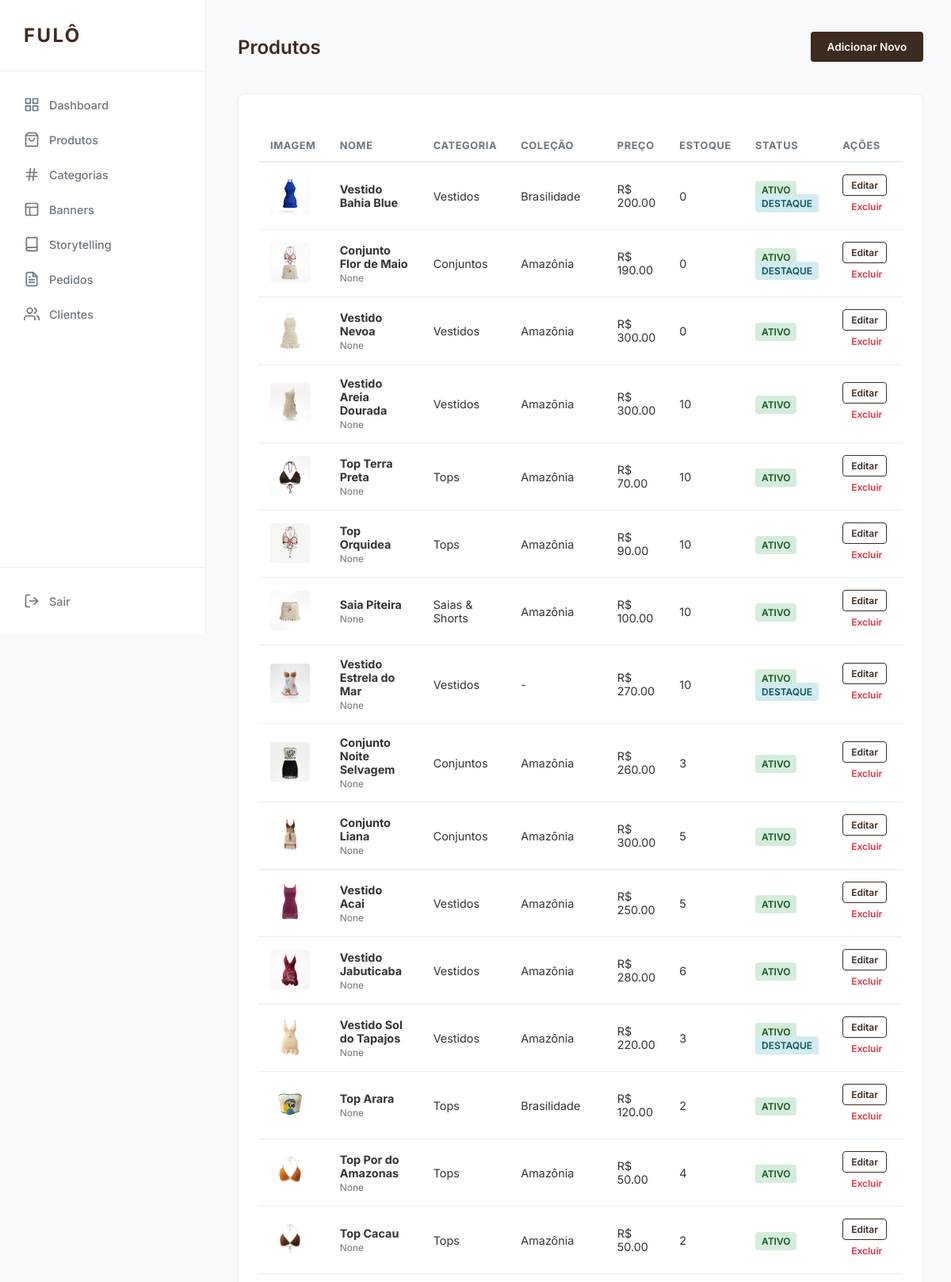
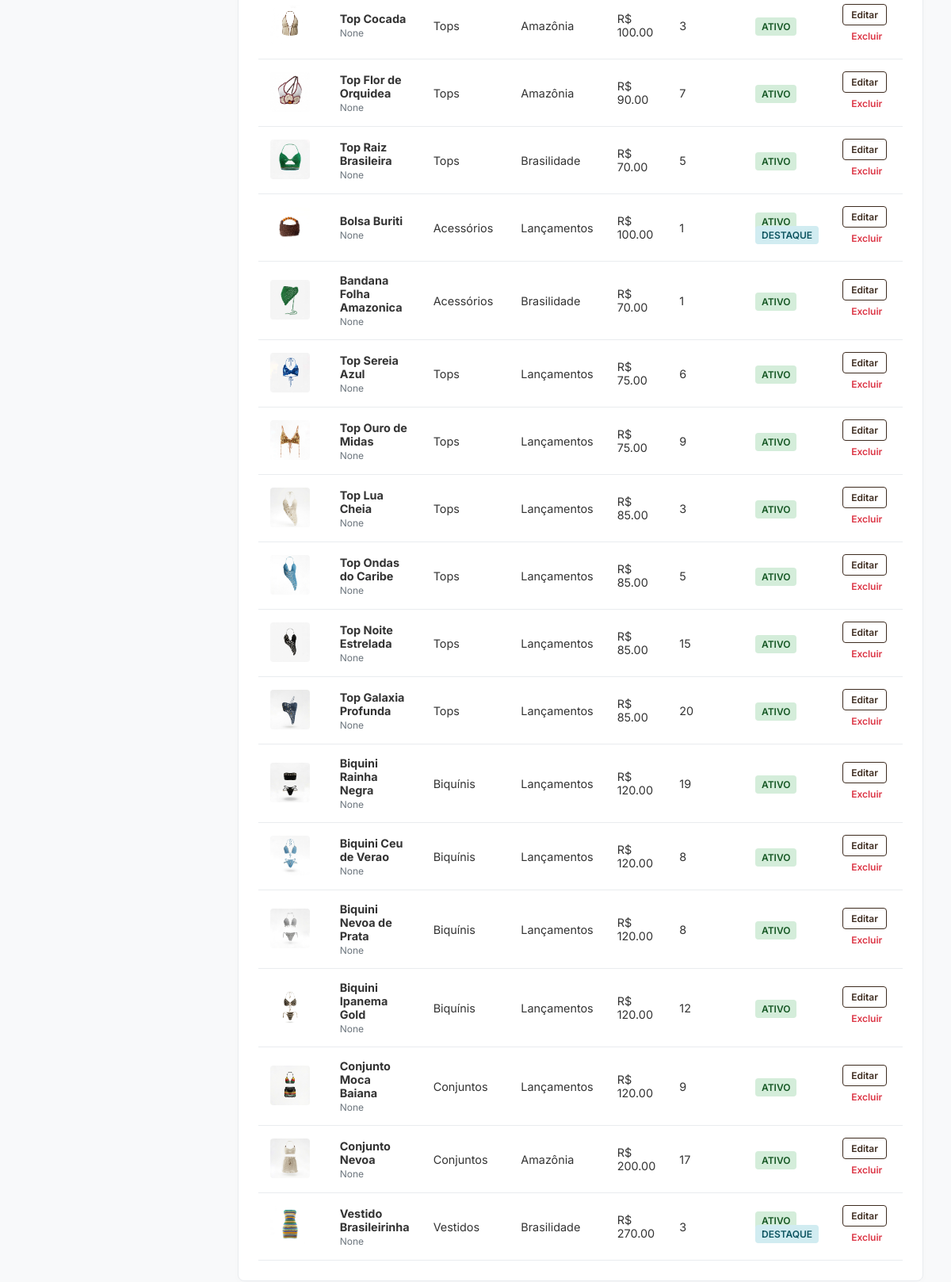
/admin/products (signed in), run on the app's committed database (2 pictures, top to bottom).
### app/models/product.py (models this page shows, shortened)
class Product(db.Model, TimestampMixin):
    __tablename__ = 'products'
    id = db.Column(db.Integer, primary_key=True)
    name = db.Column(db.String(150), nullable=False)
    subtitle = db.Column(db.String(255))
    description = db.Column(db.Text)
    price = db.Column(db.Numeric(10, 2), nullable=False)
    discount_price = db.Column(db.Numeric(10, 2))
    image_url = db.Column(db.String(255)) # Main image
    image_url_2 = db.Column(db.String(255)) # Hover image
    image_url_3 = db.Column(db.String(255))
    image_url_4 = db.Column(db.String(255))
    category_id = db.Column(db.Integer, db.ForeignKey('categories.id'))
    collection = db.Column(db.String(100)) # e.g., 'Brasilidade', 'Lançamentos'
    stock = db.Column(db.Integer, default=0)
    sizes = db.Column(db.String(100))
    is_active = db.Column(db.Boolean, default=True)
    is_featured = db.Column(db.Boolean, default=False)
    is_accompanied = db.Column(db.Boolean, default=False)
    technical_details = db.Column(db.Text) # JSON or markdown string
    shipping_and_returns = db.Column(db.Text)
    cart_items = db.relationship('CartItem', backref='product', lazy=True)
    order_items = db.relationship('OrderItem', backref='product', lazy=True)
    favorited_by = db.relationship('Favorite', backref='product', lazy=True)
    @property
    def category_name(self):
        return self.category_rel.name if self.category_rel else "Sem Categoria"

class Category(db.Model, TimestampMixin):
    __tablename__ = 'categories'
    id = db.Column(db.Integer, primary_key=True)
    name = db.Column(db.String(50), nullable=False, unique=True)
    slug = db.Column(db.String(60), unique=True)
    description = db.Column(db.Text)
    products = db.relationship('Product', backref='category_rel', lazy=True)

### app/routes/admin.py (the view)
@admin_bp.route('/products')
@login_required
@admin_required
def products():
    all_products = Product.query.all()
    return render_template('admin/products/index.html', products=all_products)

### app/routes/admin.py (called while the page is built)
def admin_required(f):
    @wraps(f)
    def decorated_function(*args, **kwargs):
        if not current_user.is_authenticated or not current_user.is_admin:
            flash('Acesso restrito a administradores.', 'danger')
            return redirect(url_for('auth.login'))
        return f(*args, **kwargs)
    return decorated_function

### app/services/cart_service.py (called while the page is built, shortened)
    @staticmethod
    def get_cart_data(user=None):
        items_data = []
        total = 0
        if user and user.is_authenticated:
            cart = Cart.query.filter_by(user_id=user.id).first()
            if cart:
                for item in cart.items:
                    product = item.product
                    subtotal = product.price * item.quantity
                    items_data.append({
                        'product_id': product.id,
                        'name': product.name,
                        'price': float(product.price),
                        'quantity': item.quantity,
                        'image_url': product.image_url,
                        'subtotal': float(subtotal)
                    })
                    total += subtotal
        return items_data, float(total)

### templates/admin/products/index.html (shortened to what this page needs)
{% extends "admin/base_admin.html" %}
{% block content %}
<div class="header-actions">
    <h2>Produtos</h2>
    <a href="{{ url_for('admin.product_add') }}" class="btn btn-primary">Adicionar Novo</a>
</div>
<div class="card">
    <table>
        <thead>
            <tr>
                <th>Imagem</th>
                <th>Nome</th>
                <th>Categoria</th>
                <th>Coleção</th>
                <th>Preço</th>
                <th>Estoque</th>
                <th>Status</th>
                <th>Ações</th>
            </tr>
        </thead>
        <tbody>
            {% for product in products %}
            <tr>
                <td>
                    <img src="{{ product.image_url }}" alt="" style="width: 50px; height: 50px; object-fit: cover; border-radius: 4px;">
                </td>
                <td>
                    <strong>{{ product.name }}</strong><br>
                    <small style="color: var(--muted);">{{ product.subtitle or '' }}</small>
                </td>
                <td>{{ product.category_name }}</td>
                <td>{{ product.collection or '-' }}</td>
                <td>R$ {{ "%.2f"|format(product.price) }}</td>
                <td>{{ product.stock }}</td>
                <td>
                    {% if product.is_active %}
                    <span class="badge badge-success">Ativo</span>
                    {% else %}
                    <span class="badge">Inativo</span>
                    {% endif %}
                    {% if product.is_featured %}
                    <span class="badge badge-info">Destaque</span>
                    {% endif %}
                </td>
                <td>
                    <a href="{{ url_for('admin.product_edit', id=product.id) }}" class="btn btn-outline" style="padding: 5px 10px; font-size: 0.75rem;">Editar</a>
                    <a href="{{ url_for('admin.product_delete', id=product.id) }}" class="btn btn-danger" onclick="return confirm('Tem certeza?')" style="padding: 5px 10px; font-size: 0.75rem;">Excluir</a>
                </td>
            </tr>
            {% endfor %}
        </tbody>
    </table>
</div>
{% endblock %}

### templates/admin/base_admin.html (style rules this page uses)
:root { --primary: #3d2b1f; --bg: #f8f9fa; --sidebar: #ffffff; --text: #333333; --muted: #6c757d; --border: #e9ecef; --white: #ffffff; --success: #28a745; --danger: #dc3545; --info: #17a2b8; }
* { margin: 0; padding: 0; box-sizing: border-box; }
body { font-family: 'Inter', sans-serif; background: var(--bg); color: var(--text); display: flex; min-height: 100vh; }
.header-actions { display: flex; justify-content: space-between; align-items: center; margin-bottom: 40px; }
h2 { font-weight: 600; color: var(--primary); }
.card { background: var(--white); border-radius: 8px; padding: 25px; box-shadow: 0 2px 10px rgba(0,0,0,0.02); border: 1px solid var(--border); margin-bottom: 30px; }
table { width: 100%; border-collapse: collapse; margin-top: 20px; }
th { text-align: left; padding: 12px 15px; border-bottom: 2px solid var(--border); color: var(--muted); font-size: 0.8rem; text-transform: uppercase; letter-spacing: 0.05em; }
td { padding: 15px; border-bottom: 1px solid var(--border); font-size: 0.9rem; }
.btn { display: inline-block; padding: 10px 20px; border-radius: 4px; text-decoration: none; font-size: 0.85rem; font-weight: 600; cursor: pointer; border: 1px solid transparent; transition: all 0.2s; }
.btn-primary { background: var(--primary); color: #fff; }
.btn-outline { border-color: var(--primary); color: var(--primary); }
.btn-danger { color: var(--danger); }
.badge { padding: 4px 8px; border-radius: 4px; font-size: 0.75rem; font-weight: 600; text-transform: uppercase; }
.badge-success { background: #d4edda; color: #155724; }
.badge-info { background: #d1ecf1; color: #0c5460; }

### data on the page
Product: image_url (picture), name "Vestido Bahia Blue", category_name "Vestidos", collection "Brasilidade", price "200.00", stock "0", is_active "ATIVO", is_featured "DESTAQUE"
Product: image_url (picture), name "Conjunto Flor de Maio", subtitle "None", category_name "Conjuntos", collection "Amazônia", price "190.00", stock "0", is_active "ATIVO", is_featured "DESTAQUE"
Product: image_url (picture), name "Vestido Nevoa", subtitle "None", category_name "Vestidos", collection "Amazônia", price "300.00", stock "0", is_active "ATIVO"
Product: image_url (picture), name "Vestido Areia Dourada", subtitle "None", category_name "Vestidos", collection "Amazônia", price "300.00", stock "10", is_active "ATIVO"
Product: image_url (picture), name "Top Terra Preta", subtitle "None", category_name "Tops", collection "Amazônia", price "70.00", stock "10", is_active "ATIVO"
Product: image_url (picture), name "Top Orquidea", subtitle "None", category_name "Tops", collection "Amazônia", price "90.00", stock "10", is_active "ATIVO"
Product: image_url (picture), name "Saia Piteira", subtitle "None", category_name "Saias & Shorts", collection "Amazônia", price "100.00", stock "10", is_active "ATIVO"
Product: image_url (picture), name "Vestido Estrela do Mar", subtitle "None", category_name "Vestidos", collection "-", price "270.00", stock "10", is_active "ATIVO", is_featured "DESTAQUE"
Product: image_url (picture), name "Conjunto Noite Selvagem", subtitle "None", category_name "Conjuntos", collection "Amazônia", price "260.00", stock "3", is_active "ATIVO"
Product: image_url (picture), name "Conjunto Liana", subtitle "None", category_name "Conjuntos", collection "Amazônia", price "300.00", stock "5", is_active "ATIVO"
Product: image_url (picture), name "Vestido Acai", subtitle "None", category_name "Vestidos", collection "Amazônia", price "250.00", stock "5", is_active "ATIVO"
Product: image_url (picture), name "Vestido Jabuticaba", subtitle "None", category_name "Vestidos", collection "Amazônia", price "280.00", stock "6", is_active "ATIVO"
Product: image_url (picture), name "Vestido Sol do Tapajos", subtitle "None", category_name "Vestidos", collection "Amazônia", price "220.00", stock "3", is_active "ATIVO", is_featured "DESTAQUE"
Product: image_url (picture), name "Top Arara", subtitle "None", category_name "Tops", collection "Brasilidade", price "120.00", stock "2", is_active "ATIVO"
Product: image_url (picture), name "Top Por do Amazonas", subtitle "None", category_name "Tops", collection "Amazônia", price "50.00", stock "4", is_active "ATIVO"
Product: image_url (picture), name "Top Cacau", subtitle "None", category_name "Tops", collection "Amazônia", price "50.00", stock "2", is_active "ATIVO"
Product: image_url (picture), name "Top Cocada", subtitle "None", category_name "Tops", collection "Amazônia", price "100.00", stock "3", is_active "ATIVO"
Product: image_url (picture), name "Top Flor de Orquidea", subtitle "None", category_name "Tops", collection "Amazônia", price "90.00", stock "7", is_active "ATIVO"
Product: image_url (picture), name "Top Raiz Brasileira", subtitle "None", category_name "Tops", collection "Brasilidade", price "70.00", stock "5", is_active "ATIVO"
Product: image_url (picture), name "Bolsa Buriti", subtitle "None", category_name "Acessórios", collection "Lançamentos", price "100.00", stock "1", is_active "ATIVO", is_featured "DESTAQUE"
Product: image_url (picture), name "Bandana Folha Amazonica", subtitle "None", category_name "Acessórios", collection "Brasilidade", price "70.00", stock "1", is_active "ATIVO"
Product: image_url (picture), name "Top Sereia Azul", subtitle "None", category_name "Tops", collection "Lançamentos", price "75.00", stock "6", is_active "ATIVO"
Product: image_url (picture), name "Top Ouro de Midas", subtitle "None", category_name "Tops", collection "Lançamentos", price "75.00", stock "9", is_active "ATIVO"
Product: image_url (picture), name "Top Lua Cheia", subtitle "None", category_name "Tops", collection "Lançamentos", price "85.00", stock "3", is_active "ATIVO"
Product: image_url (picture), name "Top Ondas do Caribe", subtitle "None", category_name "Tops", collection "Lançamentos", price "85.00", stock "5", is_active "ATIVO"
Product: image_url (picture), name "Top Noite Estrelada", subtitle "None", category_name "Tops", collection "Lançamentos", price "85.00", stock "15", is_active "ATIVO"
Product: image_url (picture), name "Top Galaxia Profunda", subtitle "None", category_name "Tops", collection "Lançamentos", price "85.00", stock "20", is_active "ATIVO"
Product: image_url (picture), name "Biquini Rainha Negra", subtitle "None", category_name "Biquínis", collection "Lançamentos", price "120.00", stock "19", is_active "ATIVO"
Product: image_url (picture), name "Biquini Ceu de Verao", subtitle "None", category_name "Biquínis", collection "Lançamentos", price "120.00", stock "8", is_active "ATIVO"
Product: image_url (picture), name "Biquini Nevoa de Prata", subtitle "None", category_name "Biquínis", collection "Lançamentos", price "120.00", stock "8", is_active "ATIVO"
Product: image_url (picture), name "Biquini Ipanema Gold", subtitle "None", category_name "Biquínis", collection "Lançamentos", price "120.00", stock "12", is_active "ATIVO"
Product: image_url (picture), name "Conjunto Moca Baiana", subtitle "None", category_name "Conjuntos", collection "Lançamentos", price "120.00", stock "9", is_active "ATIVO"
Product: image_url (picture), name "Conjunto Nevoa", subtitle "None", category_name "Conjuntos", collection "Amazônia", price "200.00", stock "17", is_active "ATIVO"
Product: image_url (picture), name "Vestido Brasileirinha", subtitle "None", category_name "Vestidos", collection "Brasilidade", price "270.00", stock "3", is_active "ATIVO", is_featured "DESTAQUE"
